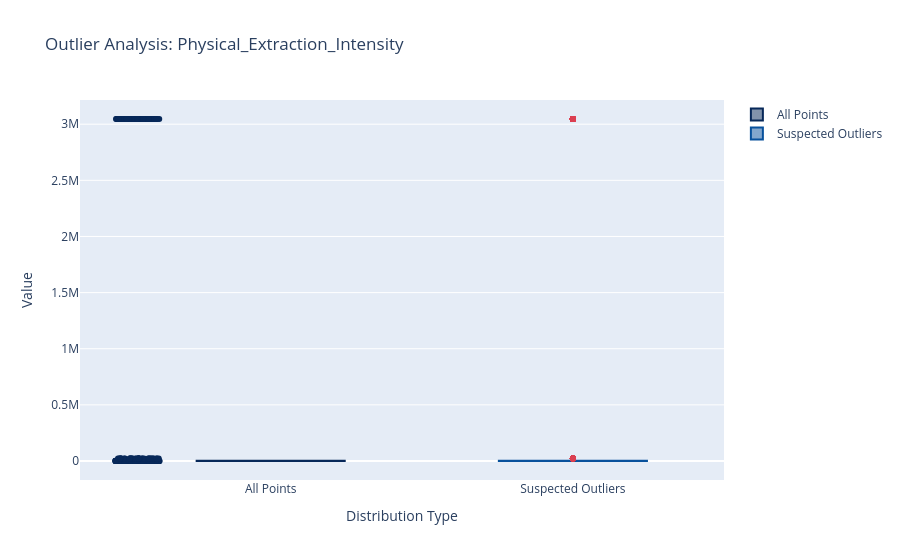
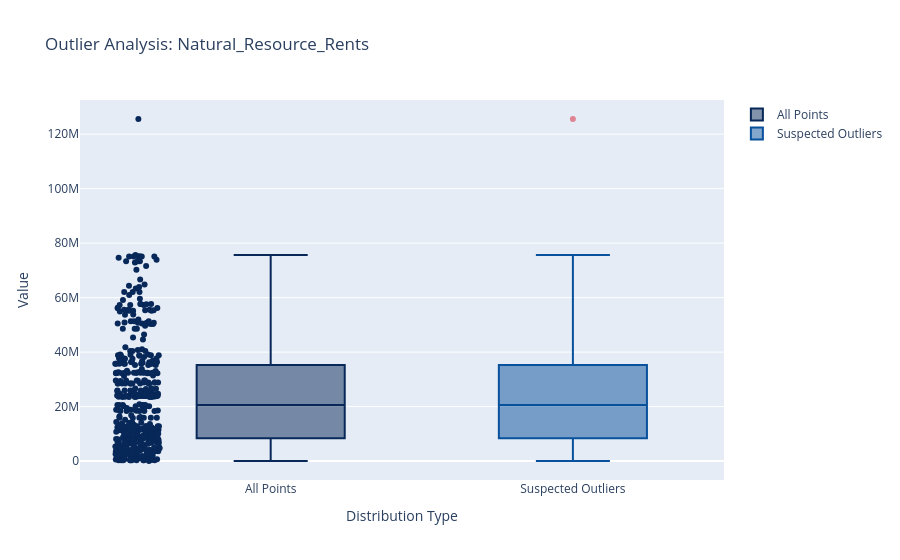
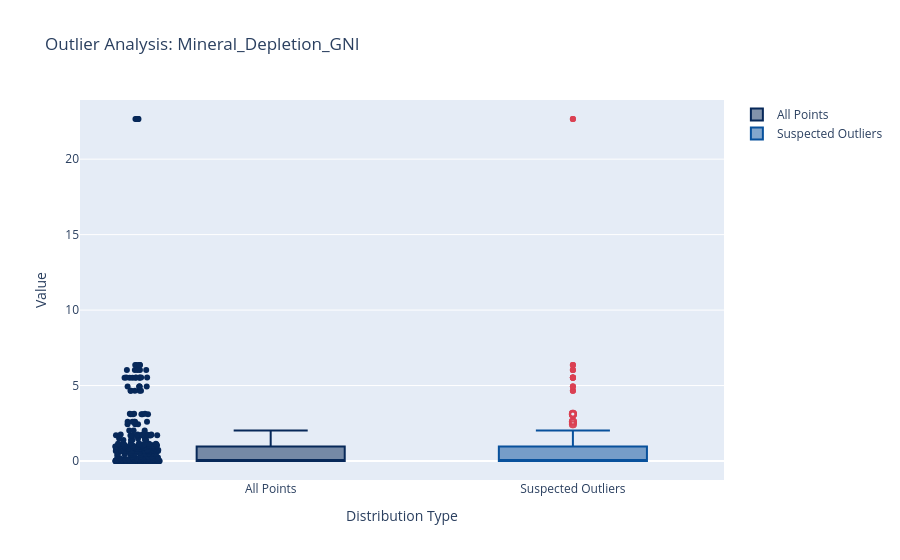
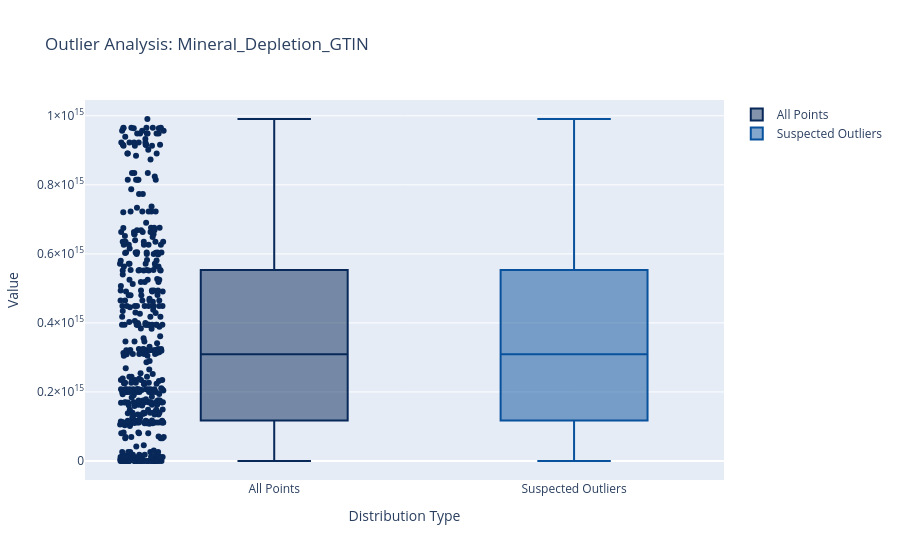

Here is the notebook cell these charts were saved with, in order:
### Markdown cell above
## Outliers

`Box_Plot - IQR_upper and lower limit`

### Code cell
import plotly.graph_objects as go
import pandas as pd

# Load the data
EAC_community_df_sorted = pd.read_csv(r'C:\Users\susan\OneDrive\Desktop\EAC_cleaned_data_sorted.csv')

def OutLiersBox(df, nameOfFeature):
    """
    Function to create a BoxPlot and visualise:
    - All Points in the Variable
    - Suspected Outliers in the variable
    """
    # Trace 0: Shows all data points spread out (jittered)
    trace0 = go.Box(
        y = df[nameOfFeature],
        name = "All Points",
        jitter = 0.3,
        pointpos = -1.8,
        boxpoints = 'all', 
        marker = dict(color = 'rgb(7,40,89)'),
        line = dict(color = 'rgb(7,40,89)')
    )

    # Trace 1: Specifically highlights points outside the "fences" (1.5 * IQR)
    trace1 = go.Box(
        y = df[nameOfFeature],
        name = "Suspected Outliers",
        boxpoints = 'suspectedoutliers', 
        marker = dict(
            color = 'rgba(219, 64, 82, 0.6)', 
            line = dict(outlierwidth = 2)),
        line = dict(color = 'rgb(8,81,156)')
    )

    data = [trace0, trace1]

    layout = go.Layout(
        title = f"Outlier Analysis: {nameOfFeature}",
        yaxis = dict(title="Value"),
        xaxis = dict(title="Distribution Type")
    )

    fig = go.Figure(data=data, layout=layout)
    fig.show()

# --- RUNNING THE FUNCTION ---

# List of columns we cleaned earlier
features_to_check = [
    'Physical_Extraction_Intensity', 
    'Natural_Resource_Rents', 
    'Mineral_Depletion_GNI', 
    'Mineral_Depletion_GTIN',
    'Total_Trade_GDP'
]

# Loop through and generate a plot for each
for feature in features_to_check:
    OutLiersBox(EAC_community_df_sorted, feature)

### Figure 1 — Plotly figure (JSON) as saved in the notebook; plotly's stock layout.template omitted (floating-point values rounded to 4 significant figures; data arrays with more than 128 entries replaced by an {"elided": "..."} marker saying what was removed)
{"data": [{"boxpoints": "all", "jitter": 0.3, "line": {"color": "rgb(7,40,89)"}, "marker": {"color": "rgb(7,40,89)"}, "name": "All Points", "pointpos": -1.8, "type": "box", "y": {"elided": "455 int values"}}, {"boxpoints": "suspectedoutliers", "line": {"color": "rgb(8,81,156)"}, "marker": {"color": "rgba(219, 64, 82, 0.6)", "line": {"outlierwidth": 2}}, "name": "Suspected Outliers", "type": "box", "y": {"elided": "455 int values"}}], "layout": {"autosize": true, "title": {"text": "Outlier Analysis: Physical_Extraction_Intensity"}, "xaxis": {"autorange": true, "range": [-0.6286, 1.5], "title": {"text": "Distribution Type"}, "type": "category"}, "yaxis": {"autorange": true, "range": [-169200.0, 3216000.0], "title": {"text": "Value"}, "type": "linear"}}}

### Figure 2 — Plotly figure (JSON) as saved in the notebook; plotly's stock layout.template omitted (floating-point values rounded to 4 significant figures; data arrays with more than 128 entries replaced by an {"elided": "..."} marker saying what was removed)
{"data": [{"boxpoints": "all", "jitter": 0.3, "line": {"color": "rgb(7,40,89)"}, "marker": {"color": "rgb(7,40,89)"}, "name": "All Points", "pointpos": -1.8, "type": "box", "y": {"elided": "455 float values"}}, {"boxpoints": "suspectedoutliers", "line": {"color": "rgb(8,81,156)"}, "marker": {"color": "rgba(219, 64, 82, 0.6)", "line": {"outlierwidth": 2}}, "name": "Suspected Outliers", "type": "box", "y": {"elided": "455 float values"}}], "layout": {"autosize": true, "title": {"text": "Outlier Analysis: Natural_Resource_Rents"}, "xaxis": {"autorange": true, "range": [-0.6286, 1.5], "title": {"text": "Distribution Type"}, "type": "category"}, "yaxis": {"autorange": true, "range": [-6932000.0, 132500000.0], "title": {"text": "Value"}, "type": "linear"}}}

### Figure 3 — Plotly figure (JSON) as saved in the notebook; plotly's stock layout.template omitted (floating-point values rounded to 4 significant figures; data arrays with more than 128 entries replaced by an {"elided": "..."} marker saying what was removed)
{"data": [{"boxpoints": "all", "jitter": 0.3, "line": {"color": "rgb(7,40,89)"}, "marker": {"color": "rgb(7,40,89)"}, "name": "All Points", "pointpos": -1.8, "type": "box", "y": {"elided": "455 float values"}}, {"boxpoints": "suspectedoutliers", "line": {"color": "rgb(8,81,156)"}, "marker": {"color": "rgba(219, 64, 82, 0.6)", "line": {"outlierwidth": 2}}, "name": "Suspected Outliers", "type": "box", "y": {"elided": "455 float values"}}], "layout": {"autosize": true, "title": {"text": "Outlier Analysis: Mineral_Depletion_GNI"}, "xaxis": {"autorange": true, "range": [-0.6286, 1.5], "title": {"text": "Distribution Type"}, "type": "category"}, "yaxis": {"autorange": true, "range": [-1.259, 23.92], "title": {"text": "Value"}, "type": "linear"}}}

### Figure 4 — Plotly figure (JSON) as saved in the notebook; plotly's stock layout.template omitted (floating-point values rounded to 4 significant figures; data arrays with more than 128 entries replaced by an {"elided": "..."} marker saying what was removed)
{"data": [{"boxpoints": "all", "jitter": 0.3, "line": {"color": "rgb(7,40,89)"}, "marker": {"color": "rgb(7,40,89)"}, "name": "All Points", "pointpos": -1.8, "type": "box", "y": {"elided": "455 float values"}}, {"boxpoints": "suspectedoutliers", "line": {"color": "rgb(8,81,156)"}, "marker": {"color": "rgba(219, 64, 82, 0.6)", "line": {"outlierwidth": 2}}, "name": "Suspected Outliers", "type": "box", "y": {"elided": "455 float values"}}], "layout": {"autosize": true, "title": {"text": "Outlier Analysis: Mineral_Depletion_GTIN"}, "xaxis": {"autorange": true, "range": [-0.6287, 1.5], "title": {"text": "Distribution Type"}, "type": "category"}, "yaxis": {"autorange": true, "range": [-55040000000000.0, 1046000000000000.0], "title": {"text": "Value"}, "type": "linear"}}}
